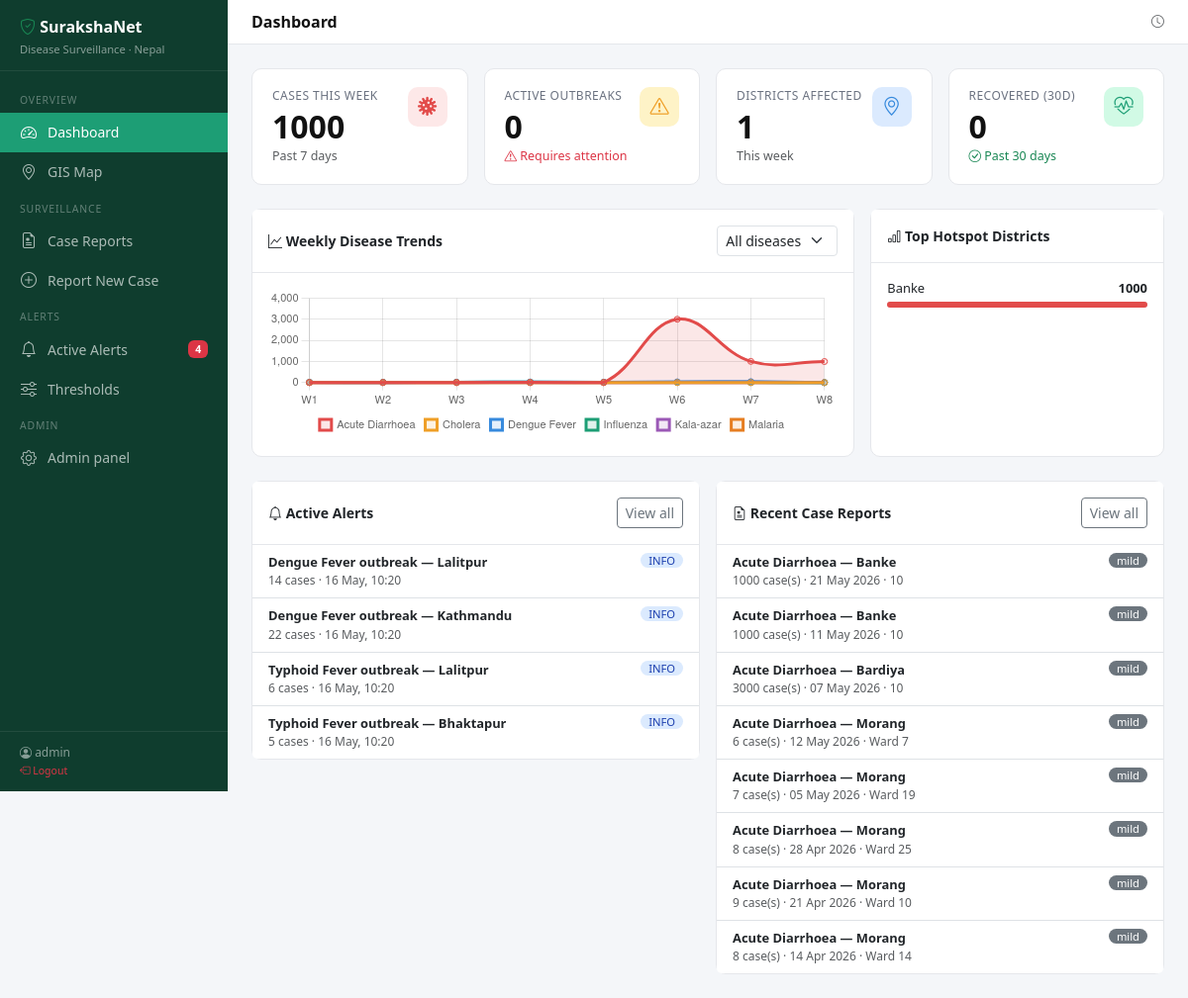
The app's page / (signed in) with its own data.
### surveillance/models.py (models this page shows, shortened)
class District(models.Model):
    name = models.CharField(max_length=100)
    province = models.ForeignKey(Province, on_delete=models.CASCADE, related_name='districts')
    latitude = models.DecimalField(max_digits=9, decimal_places=6)
    longitude = models.DecimalField(max_digits=9, decimal_places=6)
    population = models.PositiveIntegerField(default=0)
    class Meta:
        ordering = ['name']

class Alert(models.Model):
    LEVEL_CHOICES = [
        ('info', 'Info'),
        ('warning', 'Warning'),
        ('critical', 'Critical'),
    ]
    STATUS_CHOICES = [
        ('active', 'Active'),
        ('acknowledged', 'Acknowledged'),
        ('resolved', 'Resolved'),
    ]
    disease = models.ForeignKey(Disease, on_delete=models.CASCADE, related_name='alerts')
    district = models.ForeignKey(District, on_delete=models.CASCADE, related_name='alerts')
    level = models.CharField(max_length=10, choices=LEVEL_CHOICES, default='warning')
    status = models.CharField(max_length=15, choices=STATUS_CHOICES, default='active')
    title = models.CharField(max_length=255)
    message = models.TextField()
    case_count = models.PositiveIntegerField()
    threshold = models.PositiveIntegerField()
    triggered_at = models.DateTimeField(auto_now_add=True)
    acknowledged_by = models.ForeignKey(User, on_delete=models.SET_NULL, null=True, blank=True)
    acknowledged_at = models.DateTimeField(null=True, blank=True)
    resolved_at = models.DateTimeField(null=True, blank=True)
    class Meta:
        ordering = ['-triggered_at']

class CaseReport(models.Model):
    STATUS_CHOICES = [
        ('suspected', 'Suspected'),
        ('confirmed', 'Confirmed'),
        ('negative', 'Negative'),
        ('recovered', 'Recovered'),
        ('deceased', 'Deceased'),
    ]
    SEVERITY_CHOICES = [
        ('mild', 'Mild'),
        ('moderate', 'Moderate'),
        ('severe', 'Severe'),
        ('critical', 'Critical'),
    ]
    disease = models.ForeignKey(Disease, on_delete=models.CASCADE, related_name='cases')
    district = models.ForeignKey(District, on_delete=models.CASCADE, related_name='cases')
    reported_by = models.ForeignKey(User, on_delete=models.SET_NULL, null=True, related_name='reported_cases')
    case_count = models.PositiveIntegerField(default=1)
    onset_date = models.DateField()
    report_date = models.DateField(default=timezone.now)
    status = models.CharField(max_length=15, choices=STATUS_CHOICES, default='suspected')
    severity = models.CharField(max_length=10, choices=SEVERITY_CHOICES, default='mild')
    ward = models.CharField(max_length=100, blank=True)
    symptoms = models.TextField(blank=True)
    lab_confirmed = models.BooleanField(default=False)
    hospitalized = models.BooleanField(default=False)
    deaths = models.PositiveIntegerField(default=0)
    notes = models.TextField(blank=True)
    created_at = models.DateTimeField(auto_now_add=True)
    updated_at = models.DateTimeField(auto_now=True)
    class Meta:
        ordering = ['-report_date', '-created_at']

class Disease(models.Model):
    SEVERITY_CHOICES = [
        ('low', 'Low'),
        ('medium', 'Medium'),
        ('high', 'High'),
        ('critical', 'Critical'),
    ]
    name = models.CharField(max_length=100)
    code = models.CharField(max_length=20, unique=True)
    description = models.TextField(blank=True)
    default_severity = models.CharField(max_length=10, choices=SEVERITY_CHOICES, default='low')
    is_notifiable = models.BooleanField(default=True)
    incubation_period_days = models.PositiveIntegerField(default=7)
    class Meta:
        ordering = ['name']

### surveillance/views.py (the view)
# urls.py: path('', views.dashboard, name='dashboard'),
@login_required
def dashboard(request):
    stats = get_dashboard_stats()
    recent_alerts = Alert.objects.filter(status='active').select_related('disease', 'district')[:5]
    recent_cases = CaseReport.objects.select_related('disease', 'district').order_by('-created_at')[:8]
    week_ago = timezone.now().date() - timedelta(days=7)
    top_districts = []
    for d in District.objects.all():
        count = sum(r.case_count for r in d.cases.filter(report_date__gte=week_ago))
        if count:
            top_districts.append({'name': d.name, 'count': count})
    top_districts = sorted(top_districts, key=lambda x: -x['count'])[:6]
    diseases = Disease.objects.all()
    trend_labels = [f"W{i+1}" for i in range(8)]
    disease_trends = []
    COLORS = ['#E24B4A', '#EF9F27', '#378ADD', '#1D9E75', '#9B59B6', '#E67E22']
    for i, disease in enumerate(diseases[:6]):
        weekly = get_weekly_trend(disease=disease, weeks=8)
        disease_trends.append({
            'label': disease.name,
            'data': [w['count'] for w in weekly],
            'color': COLORS[i % len(COLORS)],
        })
    context = {
        'stats': stats,
        'recent_alerts': recent_alerts,
        'recent_cases': recent_cases,
        'top_districts': top_districts,
        'trend_labels_json': json.dumps(trend_labels),
        'disease_trends_json': json.dumps(disease_trends),
    }
    return render(request, 'surveillance/dashboard.html', context)

### surveillance/templates/surveillance/dashboard.html (shortened to what this page needs)
{% extends "surveillance/base.html" %}
{% block page_title %}Dashboard{% endblock %}
{% block content %}
<div class="row g-3 mb-4">
  <div class="col-md-3">
    <div class="stat-card d-flex justify-content-between align-items-start">
      <div>
        <div class="stat-label">Cases this week</div>
        <div class="stat-value">{{ stats.total_cases_week }}</div>
        <div class="stat-change text-muted">Past 7 days</div>
      </div>
      <div class="stat-icon" style="background:#fde8e8;color:#E24B4A"><i class="bi bi-virus"></i></div>
    </div>
  </div>
  <div class="col-md-3">
    <div class="stat-card d-flex justify-content-between align-items-start">
      <div>
        <div class="stat-label">Active outbreaks</div>
        <div class="stat-value">{{ stats.active_outbreaks }}</div>
        <div class="stat-change text-danger"><i class="bi bi-exclamation-triangle"></i> Requires attention</div>
      </div>
      <div class="stat-icon" style="background:#fef3c7;color:#EF9F27"><i class="bi bi-exclamation-triangle"></i></div>
    </div>
  </div>
  <div class="col-md-3">
    <div class="stat-card d-flex justify-content-between align-items-start">
      <div>
        <div class="stat-label">Districts affected</div>
        <div class="stat-value">{{ stats.districts_affected }}</div>
        <div class="stat-change text-muted">This week</div>
      </div>
      <div class="stat-icon" style="background:#dbeafe;color:#378ADD"><i class="bi bi-geo-alt"></i></div>
    </div>
  </div>
  <div class="col-md-3">
    <div class="stat-card d-flex justify-content-between align-items-start">
      <div>
        <div class="stat-label">Recovered (30d)</div>
        <div class="stat-value">{{ stats.recovered_month }}</div>
        <div class="stat-change text-success"><i class="bi bi-check-circle"></i> Past 30 days</div>
      </div>
      <div class="stat-icon" style="background:#d1fae5;color:#1D9E75"><i class="bi bi-heart-pulse"></i></div>
    </div>
  </div>
</div>
<div class="row g-3 mb-4">
  <div class="col-md-8">
    <div class="card h-100">
      <div class="card-header py-3 d-flex justify-content-between align-items-center">
        <span><i class="bi bi-graph-up"></i> Weekly Disease Trends</span>
        <select id="trendDiseaseFilter" class="form-select form-select-sm w-auto">
          <option value="">All diseases</option>
        </select>
      </div>
      <div class="card-body">
        <canvas id="trendChart" height="80"></canvas>
      </div>
    </div>
  </div>
  <div class="col-md-4">
    <div class="card h-100">
      <div class="card-header py-3"><i class="bi bi-bar-chart"></i> Top Hotspot Districts</div>
      <div class="card-body">
        {% if top_districts %}
          {% for d in top_districts %}
          <div class="mb-2">
            <div class="d-flex justify-content-between small mb-1">
              <span>{{ d.name }}</span><span class="fw-semibold">{{ d.count }}</span>
            </div>
            <div class="progress" style="height:6px">
              <div class="progress-bar" style="width:{{ d.count|floatformat:0 }}%;background:#E24B4A;max-width:100%"></div>
            </div>
          </div>
          {% endfor %}
        {% else %}
          <p class="text-muted small text-center mt-4">No case data yet this week.</p>
        {% endif %}
      </div>
    </div>
  </div>
</div>
<div class="row g-3">
  <div class="col-md-6">
    <div class="card">
      <div class="card-header py-3 d-flex justify-content-between align-items-center">
        <span><i class="bi bi-bell"></i> Active Alerts</span>
        <a href="{% url 'alert_list' %}" class="btn btn-sm btn-outline-secondary">View all</a>
      </div>
      <div class="list-group list-group-flush">
        {% for alert in recent_alerts %}
        <div class="list-group-item alert-row-{{ alert.level }} px-3 py-2">
          <div class="d-flex justify-content-between align-items-start">
            <div>
              <div class="fw-semibold small">{{ alert.title }}</div>
              <div class="text-muted" style="font-size:.75rem">
                {{ alert.case_count }} cases · {{ alert.triggered_at|date:"d M, H:i" }}
              </div>
            </div>
            <span class="badge badge-{{ alert.level }} status-badge text-uppercase">{{ alert.level }}</span>
          </div>
        </div>
        {% empty %}
        <div class="list-group-item text-muted small text-center py-4">
          <i class="bi bi-check-circle text-success"></i> No active alerts
        </div>
        {% endfor %}
      </div>
    </div>
  </div>
  <div class="col-md-6">
    <div class="card">
      <div class="card-header py-3 d-flex justify-content-between align-items-center">
        <span><i class="bi bi-file-earmark-medical"></i> Recent Case Reports</span>
        <a href="{% url 'case_list' %}" class="btn btn-sm btn-outline-secondary">View all</a>
      </div>
      <div class="list-group list-group-flush">
        {% for case in recent_cases %}
        <div class="list-group-item px-3 py-2">
          <div class="d-flex justify-content-between align-items-start">
            <div>
              <div class="fw-semibold small">{{ case.disease.name }} — {{ case.district.name }}</div>
              <div class="text-muted" style="font-size:.75rem">
                {{ case.case_count }} case(s) · {{ case.report_date|date:"d M Y" }}
                {% if case.ward %} · {{ case.ward }}{% endif %}
              </div>
            </div>
            <span class="badge
              {% if case.severity == 'critical' %}bg-danger
              {% elif case.severity == 'severe' %}bg-warning text-dark
              {% elif case.severity == 'moderate' %}bg-info text-dark
              {% else %}bg-secondary{% endif %}
              status-badge">{{ case.severity }}</span>
          </div>
        </div>
        {% empty %}
        <div class="list-group-item text-muted small text-center py-4">No cases reported yet.</div>
        {% endfor %}
      </div>
    </div>
  </div>
</div>
{% endblock %}
{% block extra_scripts %}
<script>
const trendData = {{ disease_trends_json|safe }};
const trendLabels = {{ trend_labels_json|safe }};
let trendChart;
function buildChart(datasets) {
  const ctx = document.getElementById('trendChart').getContext('2d');
  if (trendChart) trendChart.destroy();
  trendChart = new Chart(ctx, {
    type: 'line',
    data: {
      labels: trendLabels,
      datasets: datasets.map(d => ({
        label: d.label,
        data: d.data,
        borderColor: d.color,
        backgroundColor: d.color + '22',
        tension: 0.4,
        fill: true,
        pointRadius: 3,
      }))
    },
    options: {
      responsive: true,
      plugins: { legend: { position: 'bottom', labels: { boxWidth: 12, font: { size: 11 } } } },
      scales: {
        y: { beginAtZero: true, ticks: { font: { size: 11 } } },
        x: { ticks: { font: { size: 11 } } }
      }
    }
  });
}
buildChart(trendData);
document.getElementById('trendDiseaseFilter').addEventListener('change', function() {
  const diseaseId = this.value;
  fetch(`/api/trend/?disease=${diseaseId}`)
    .then(r => r.json())
    .then(data => {
      const color = '#1D9E75';
      const label = this.options[this.selectedIndex].text;
      const datasets = diseaseId
        ? [{ label, data: data.trend.map(w => w.count), color }]
        : trendData;
      buildChart(datasets);
    });
});
</script>
{% endblock %}

### surveillance/templates/surveillance/base.html (shortened to what this page needs)
<!DOCTYPE html>
<html lang="en">
<head>
  <link href="https://cdn.jsdelivr.net/npm/bootstrap@5.3.2/dist/css/bootstrap.min.css" rel="stylesheet">
  <link href="https://cdn.jsdelivr.net/npm/bootstrap-icons@1.11.3/font/bootstrap-icons.min.css" rel="stylesheet">
  <link rel="stylesheet" href="https://unpkg.com/leaflet@1.9.4/dist/leaflet.css">
</head>
<body>
{% if user.is_authenticated %}
<nav id="sidebar">
  <div class="sidebar-brand">
    <h5><i class="bi bi-shield-check text-success"></i> SurakshaNet</h5>
    <small>Disease Surveillance · Nepal</small>
  </div>
  <div class="sidebar-nav">
    <div class="nav-section-label">Overview</div>
    <a href="{% url 'dashboard' %}" class="nav-link {% if request.resolver_match.url_name == 'dashboard' %}active{% endif %}">
      <i class="bi bi-speedometer2"></i> Dashboard
    </a>
    <a href="{% url 'map' %}" class="nav-link {% if request.resolver_match.url_name == 'map' %}active{% endif %}">
      <i class="bi bi-geo-alt"></i> GIS Map
    </a>
    <div class="nav-section-label">Surveillance</div>
    <a href="{% url 'case_list' %}" class="nav-link {% if 'case' in request.resolver_match.url_name %}active{% endif %}">
      <i class="bi bi-file-earmark-medical"></i> Case Reports
    </a>
    <a href="{% url 'case_create' %}" class="nav-link">
      <i class="bi bi-plus-circle"></i> Report New Case
    </a>
    <div class="nav-section-label">Alerts</div>
    <a href="{% url 'alert_list' %}" class="nav-link {% if 'alert' in request.resolver_match.url_name %}active{% endif %}">
      <i class="bi bi-bell"></i> Active Alerts
      {% with count=active_alert_count %}
        {% if count %}<span class="badge bg-danger ms-auto">{{ count }}</span>{% endif %}
      {% endwith %}
    </a>
    <a href="{% url 'threshold_list' %}" class="nav-link {% if 'threshold' in request.resolver_match.url_name %}active{% endif %}">
      <i class="bi bi-sliders"></i> Thresholds
    </a>
    <div class="nav-section-label">Admin</div>
    <a href="/admin/" class="nav-link"><i class="bi bi-gear"></i> Admin panel</a>
  </div>
  <div class="sidebar-footer">
    <i class="bi bi-person-circle"></i> {{ user.get_full_name|default:user.username }}<br>
    <a href="{% url 'logout' %}" class="text-danger text-decoration-none small">
      <i class="bi bi-box-arrow-left"></i> Logout
    </a>
  </div>
</nav>
<div id="main">
  <div class="topbar">
    <span class="topbar-title">{% block page_title %}Dashboard{% endblock %}</span>
    <div class="d-flex align-items-center gap-3">
      <span class="text-muted small"><i class="bi bi-clock"></i> {{ now|date:"D, d M Y" }}</span>
    </div>
  </div>
  <div class="page-body">
    {% block content %}{% endblock %}
  </div>
</div>
{% else %}
  {% block auth_content %}{% endblock %}
{% endif %}
{% block extra_scripts %}{% endblock %}
</body>
</html>

### records on screen
District: name "Banke"
Alert: title "Dengue Fever outbreak — Lalitpur", case_count "14", triggered_at "16 May, 10:20", level "INFO"
Alert: title "Dengue Fever outbreak — Kathmandu", case_count "22", triggered_at "16 May, 10:20", level "INFO"
Alert: title "Typhoid Fever outbreak — Lalitpur", case_count "6", triggered_at "16 May, 10:20", level "INFO"
Alert: title "Typhoid Fever outbreak — Bhaktapur", case_count "5", triggered_at "16 May, 10:20", level "INFO"
CaseReport: disease.name "Acute Diarrhoea", district.name "Banke", case_count "1000", report_date "21 May 2026", ward "10", severity "mild"
CaseReport: disease.name "Acute Diarrhoea", district.name "Banke", case_count "1000", report_date "11 May 2026", ward "10", severity "mild"
CaseReport: disease.name "Acute Diarrhoea", district.name "Bardiya", case_count "3000", report_date "07 May 2026", ward "10", severity "mild"
CaseReport: disease.name "Acute Diarrhoea", district.name "Morang", case_count "6", report_date "12 May 2026", ward "Ward 7", severity "mild"
CaseReport: disease.name "Acute Diarrhoea", district.name "Morang", case_count "7", report_date "05 May 2026", ward "Ward 19", severity "mild"
CaseReport: disease.name "Acute Diarrhoea", district.name "Morang", case_count "8", report_date "28 Apr 2026", ward "Ward 25", severity "mild"
CaseReport: disease.name "Acute Diarrhoea", district.name "Morang", case_count "9", report_date "21 Apr 2026", ward "Ward 10", severity "mild"
CaseReport: disease.name "Acute Diarrhoea", district.name "Morang", case_count "8", report_date "14 Apr 2026", ward "Ward 14", severity "mild"

### other values on screen
{{ count }} "4"
{{ user.get_full_name|default:user.username }} "admin"
{{ stats.total_cases_week }} "1000"
{{ stats.active_outbreaks }} "0"
{{ stats.districts_affected }} "1"
{{ stats.recovered_month }} "0"
{{ d.count }} "1000"
